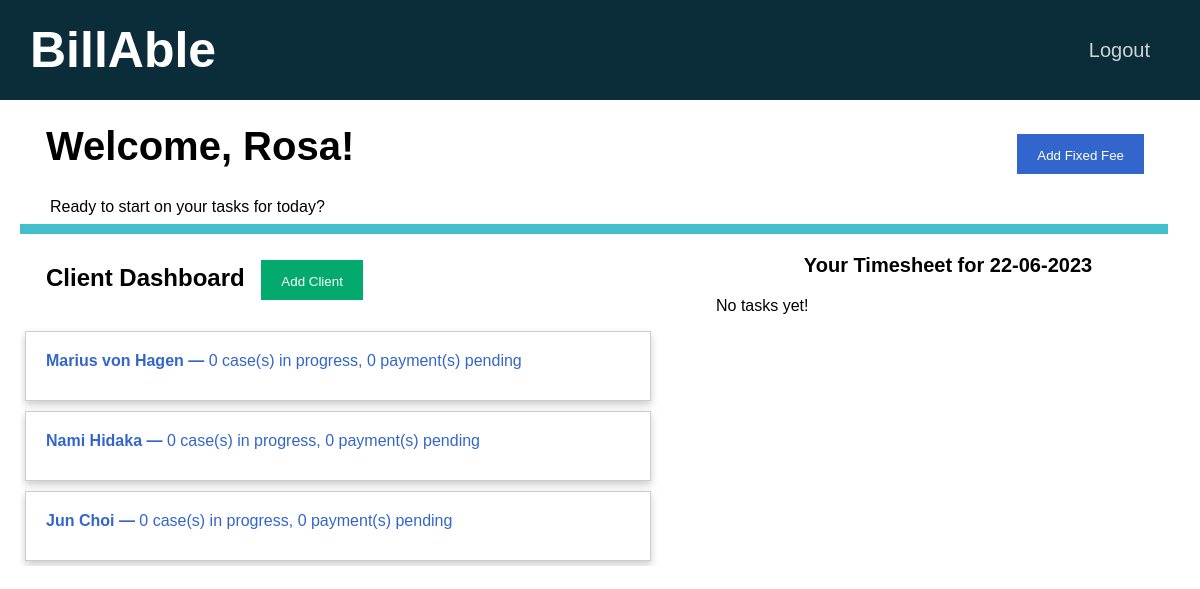
The app's page /home (signed in), older data.
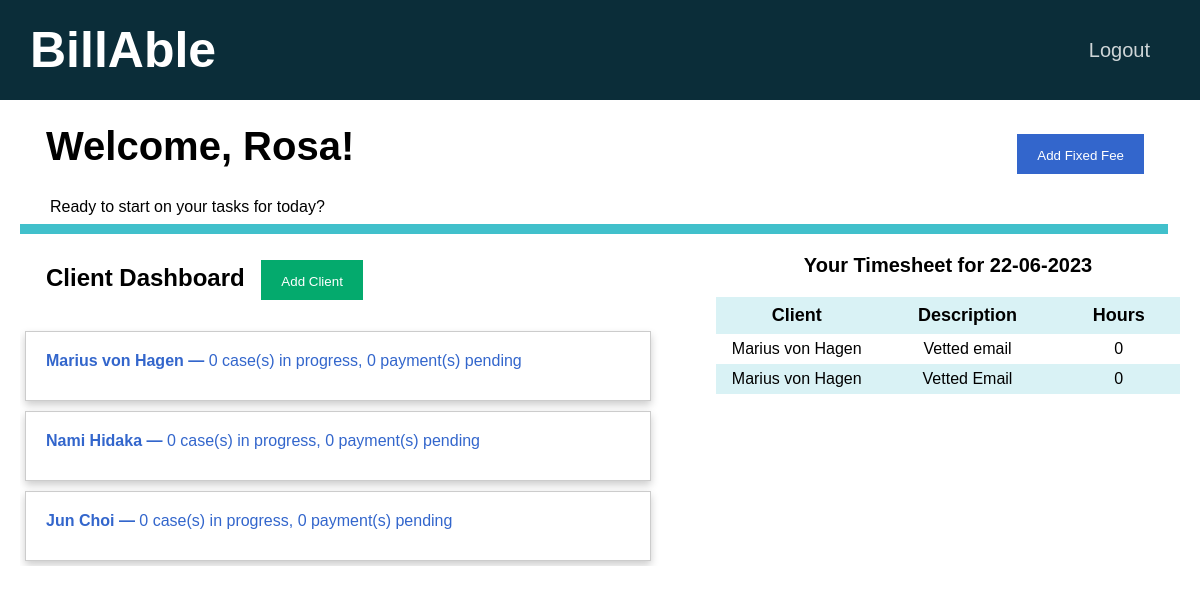
The same page, newer data.
### tables this page shows
CREATE TABLE users (id INTEGER PRIMARY KEY AUTOINCREMENT NOT NULL, name TEXT NOT NULL, email TEXT NOT NULL, hash BLOB NOT NULL, firm INTEGER NOT NULL DEFAULT 1);

CREATE TABLE clients(id INTEGER PRIMARY KEY AUTOINCREMENT NOT NULL, name TEXT NOT NULL, email TEXT NOT NULL, in_progress INTEGER NOT NULL DEFAULT 0, payment_pending INTEGER NOT NULL DEFAULT 0, payment_received INTEGER NOT NULL DEFAULT 0, firm INTEGER NOT NULL DEFAULT 1);

CREATE TABLE tasks(id INTEGER PRIMARY KEY AUTOINCREMENT NOT NULL, user_id INTEGER NOT NULL, client_id INTEGER NOT NULL, timesheet_id INTEGER NOT NULL, datetime DATETIME NOT NULL, duration NUMERIC NOT NULL, description TEXT NOT NULL, amount NUMERIC NOT NULL, FOREIGN KEY (user_id) REFERENCES users(id), FOREIGN KEY (client_id) REFERENCES clients(id), FOREIGN KEY (timesheet_id) REFERENCES timesheets(id));

### app.py (the view)
@app.route("/home", methods=["GET", "POST"])
@login_required
def home():
    id = session["user_id"]
    connection = sqlite3.connect("database.db")
    connection.row_factory = sqlite3.Row
    cursor = connection.cursor()
    user = cursor.execute("SELECT name FROM users WHERE id = ?", [id]).fetchone()
    name = user["name"]
    clients = []
    rows = cursor.execute("SELECT * FROM users_clients WHERE user_id = ?", [id]).fetchall()
    tasks = cursor.execute("SELECT * FROM users_clients WHERE user_id = ?", [id]).fetchall()
    for row in rows:
        client_id = row["client_id"]
        client_info = cursor.execute("SELECT * FROM clients WHERE id = ?", [client_id]).fetchone()
        client = {}
        client["name"] = client_info["name"]
        client["id"] = client_info["id"]
        client["in_progress"] = client_info["in_progress"]
        client["payment_pending"] = client_info["payment_pending"]
        client["payment_received"] = client_info["payment_received"]
        clients.append(client)
    today = datetime.datetime.now().strftime("%d-%m-%Y")
    tasks = []
    t_rows = cursor.execute("SELECT * FROM tasks WHERE user_id = ? AND datetime = ?", [id, today]).fetchall()
    for row in t_rows:
        task = {}
        task["description"] = row["description"]
        task["duration"] = row["duration"]
        client_id = row["client_id"]
        task["client"] = cursor.execute("SELECT name FROM clients WHERE id = ?", [client_id]).fetchone()["name"]
        tasks.append(task)
    connection.close()
    return render_template("home.html", name=name, clients=clients, tasks=tasks, date=today)

### helpers.py (called while the page is built)
def login_required(f):
    @wraps(f)
    def decorated_function(*args, **kwargs):
        if session.get("user_id") is None:
            return redirect("/login")
        return f(*args, **kwargs)
    return decorated_function

### templates/home.html (shortened to what this page needs)
{% extends "layout.html" %}
{% block main %}
    <div class="container page-header">
        <b> Welcome, {{ name }}! </b>
        <span style="float: right;">
            <button type="button" class="option-button primarybtn" id="newFixedFeeModalOpen">
                Add Fixed Fee
            </button>
        </span>
    </div>
    <p class="tagline">Ready to start on your tasks for today?</p>
    <hr class="tab-bar">
    <div>
        <div class="dashboard">
            <h2 class="container">
                Client Dashboard
                <span>
                    <button type="button" class="option-button successbtn" id="addClientModalOpen">
                        Add Client
                    </button>
                </span>
            </h2>
            {% if clients %}
                {% for client in clients %}
                <a href="{{ url_for('client', id=client['id']) }}" class="stretched-link">
                    <div class="card">
                        <b>{{ client["name"] }} &mdash;</b>
                        {{ client["in_progress"] }} case(s) in progress,
                        {{ client["payment_pending"] }} payment(s) pending
                    </div>
                </a>
                {% endfor %}
            {% else %}
                You have not been assigned to any clients yet!
            {% endif %}
        </div>
        <div class="personal-timesheet">
            <p class="table-title">
                <b>Your Timesheet for {{ date }}</b>
            </p>
            {% if tasks %}
                <table class="table timesheet-table">
                    <thead>
                        <tr>
                            <th scope="col">Client</th>
                            <th scope="col">Description</th>
                            <th scope="col">Hours</th>
                        </tr>
                    </thead>
                    <tbody>
                        {% for task in tasks %}
                            <tr>
                                <td>{{ task["client"] }}</td>
                                <td>{{ task["description"] }}</td>
                                <td>{{ task["duration"] }}</td>
                            </tr>
                        {% endfor %}
                    </tbody>
                </table>
            {% else %}
                No tasks yet!
            {% endif %}
        </div>
    </div>
{% endblock %}

### templates/layout.html (shortened to what this page needs)
<!DOCTYPE html>
<html lang="en">
    <head>
        <link rel="stylesheet" href="{{ url_for('static', filename='styles.css') }}">
    </head>
    <body>
        <nav>
            <div>
                <a href="{{ url_for('home') }}" class="nav-logo nav-item">BillAble</a>
                {% if session["user_id"] %}
                    <a href="/logout" class="nav-item nav-link">Logout</a>
                {% endif %}
            </div>
        </nav>
        <main>
            {% block main %}
            {% endblock %}
        </main>
    </body>
</html>

### static/styles.css (style rules this page uses)
body { font-family: Arial, Helvetica, sans-serif; margin: 0; overflow-x: hidden; }
main { margin-left: 20px; margin-right: 20px; }
table { margin-left: auto; margin-right: auto; border-collapse: collapse; }
th { font-size: 18px; padding-left: 24px; padding-right: 24px; padding-top: 8px; padding-bottom: 8px; border: none; }
thead th { background-color: #d9f2f5; }
tr { border: none; }
tr:nth-child(even) { background-color: #d9f2f5; }
td { border: none; padding-top: 6px; padding-bottom: 6px; }
button { border: none; }
nav { background-color: #0b2d39; color: #fff; width: 100%; height: 100px; }
a { color: #3366cc; text-decoration: none }
.nav-logo { font-size: 50px; font-weight: bold; padding-left: 30px; line-height: 100px; }
.nav-item { color: #fff; list-style: none; }
.nav-link { font-size: 20px; line-height: 100px; float: right; margin-right: 50px; opacity: 0.8; }
.page-header { font-size: 40px; line-height: 40px; }
.tagline { margin-left: 30px; height: 10px; }
.table-title { font-size: 20px; text-align: center; }
.option-button { color: white; padding: 14px 20px; height: 40px; margin-left: 10px; margin-right: 10px; cursor: pointer; }
.tab-bar { background-color: #41c0cb; height: 10px; border: none; width: 99%; margin: 0; padding: 0; }
.dashboard { float: left; height: 60%; width: 60%; overflow-y: auto; }
.personal-timesheet { float: left; width: 40%; }
.timesheet-table { width: 100%; text-align: center; }
.card { width: 90%; height: 70px; padding: 20px; margin: 5px; display: inline-block; align-items: center; border: 1px solid #ccc; box-sizing: border-box; box-shadow: 0 4px 8px 0 rgba(0,0,0,0.2); transition: 0.3s; }
.stretched-link { height: 100%; }
.successbtn { background-color: #04AA6D; }
.primarybtn { background-color: #3366cc; }
.container { margin: 10px; padding: 16px; align-items: center; }

Row changes from the older to the newer data that the page shows:
added tasks: description "Vetted email"
added tasks: description "Vetted Email"
Text that changed along with them:
text no longer shown: "No tasks yet!"
text now shown: "Client Description Hours"
new list line: "Marius von Hagen"
new list line: "0"
